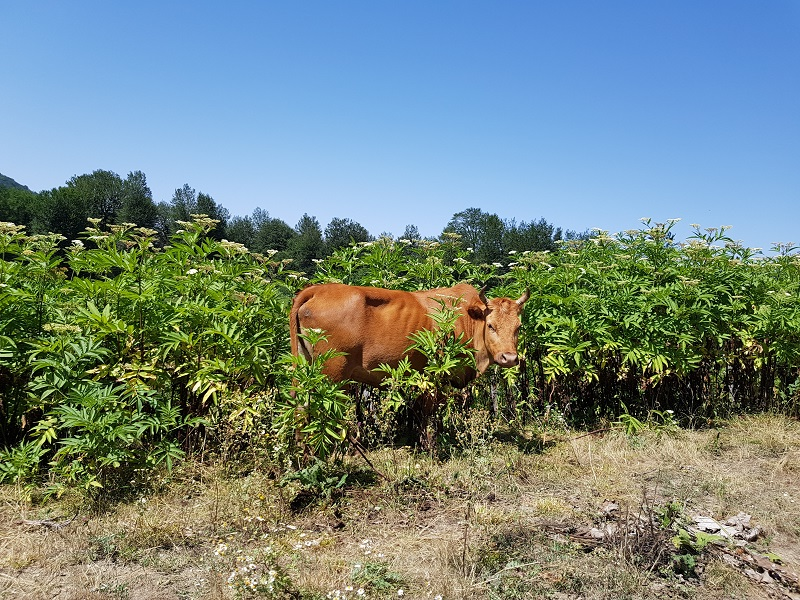
#> input picture 01-Basics/Images/input.jpg, 800 x 600 px, found by its file name
$ jupyter execute 09-Linear-Brightness-Contrast-Adjustment.ipynb
#> lines starting #> are read from the running program, lines starting #| are printed output that depends on the picture
## 1- Importing Libraries

[cell 1]
import cv2 as cv
import numpy as np
import matplotlib.pyplot as plt

## 2- Contrast Adjustment

[cell 2]
img = cv.imread("images/input.jpg")
#> img is the input picture: shape (600, 800, 3); mean B, G, R 128.9, 134.4, 116.5

new_img = np.zeros(img.shape, img.dtype)

alpha = float(input('* Enter the alpha value [0.1-3.0]: '))
#> the answer given: 1
beta = int(input('* Enter the beta value [0-100]: '))
#> the answer given: 3

new_img = cv.convertScaleAbs(img, alpha=alpha, beta=beta)

plt.figure(figsize=[15,5])

plt.subplot(121)
plt.imshow(img[...,::-1])
plt.title("Original")

plt.subplot(122)
plt.imshow(new_img[...,::-1])
plt.title("Output")
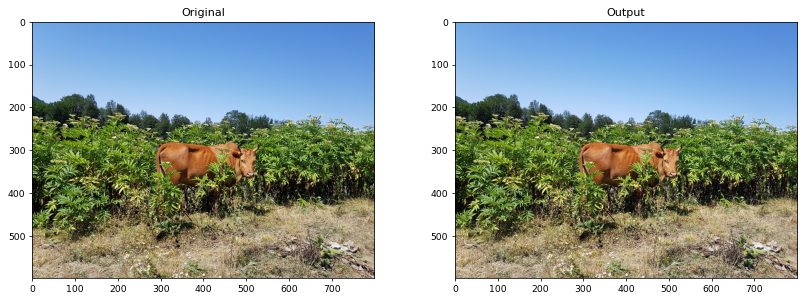
#> figure drawn by matplotlib, 2 panels

### not reconmended

[cell 3]
import cv2
import numpy as np
import matplotlib.pyplot as plt

image = cv2.imread("images/input.jpg")

new_img2 = np.zeros(image.shape, image.dtype)

alpha = float(input('* Enter the alpha value [0.1-3.0]: '))
#> the answer given: 1
beta = int(input('* Enter the beta value [0-100]: '))
#> the answer given: 3

# Do the operation new_image(i,j) = alpha*image(i,j) + beta
# Instead of these 'for' loops we could have used simply:
# new_image = cv.convertScaleAbs(image, alpha=alpha, beta=beta)
# but we wanted to show you how to access the pixels :)
for y in range(image.shape[0]):
    for x in range(image.shape[1]):
        for c in range(image.shape[2]):
            new_img2[y,x,c] = np.clip(alpha*image[y,x,c] + beta, 0, 255)


plt.figure(figsize=[15,5])
plt.subplot(121);plt.imshow(image[...,::-1]);plt.title("Original")
plt.subplot(122);plt.imshow(new_img2[...,::-1]);plt.title("Output")

## 3- Histogram Analysis

[cell 4]
gray_image =  cv.cvtColor(img, cv.COLOR_BGR2GRAY)
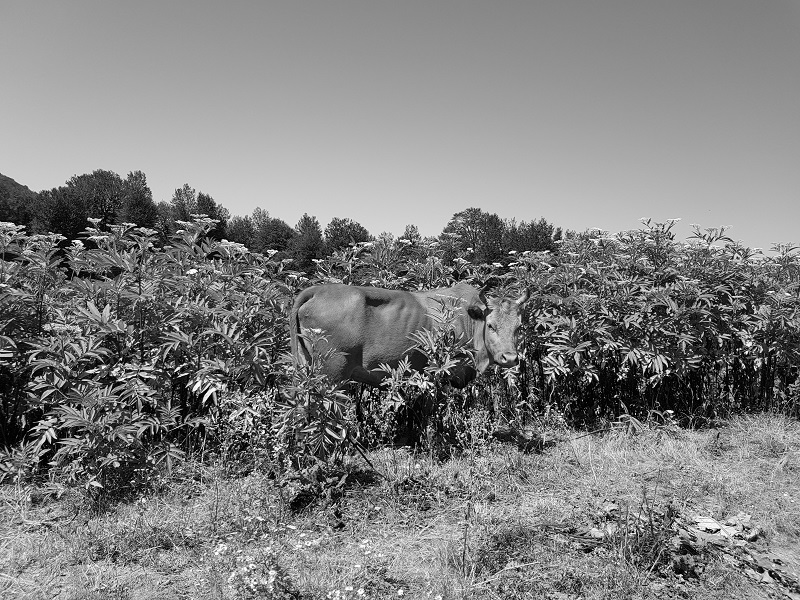
#> gray_image: shape (600, 800); min 0, max 255, mean 128.4
gray_new_image = cv.cvtColor(new_img, cv.COLOR_BGR2GRAY)
gray_new_image2 = cv.cvtColor(new_img2, cv.COLOR_BGR2GRAY)

[cell 5]
plt.figure(figsize=[15,5])

plt.subplot(131)
plt.hist(gray_image.ravel(), 256, [0,256])
plt.title("Original")

plt.subplot(132)
plt.hist(gray_image.ravel(), 256, [0,256])
plt.title("new_image")

plt.subplot(133)
plt.hist(gray_image.ravel(), 256, [0,256])
plt.title("new_image 2")
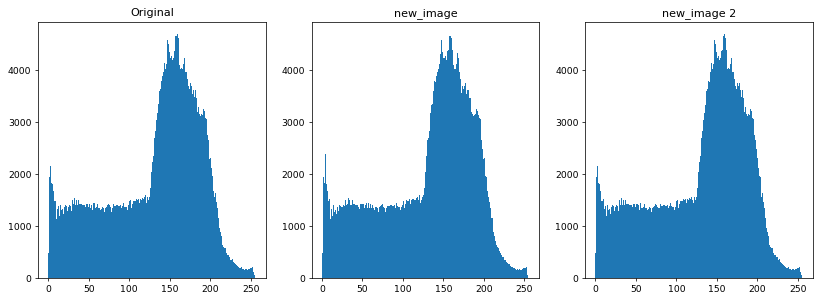
#> figure drawn by matplotlib, 3 panels; panel 1: tallest bar 4692 high, from x = 159 to 160; panel 2: tallest bar 4692 high, from x = 159 to 160; panel 3: tallest bar 4692 high, from x = 159 to 160

$ run again, with 01-Basics/Images/aa.jpg copied over 01-Basics/Images/input.jpg
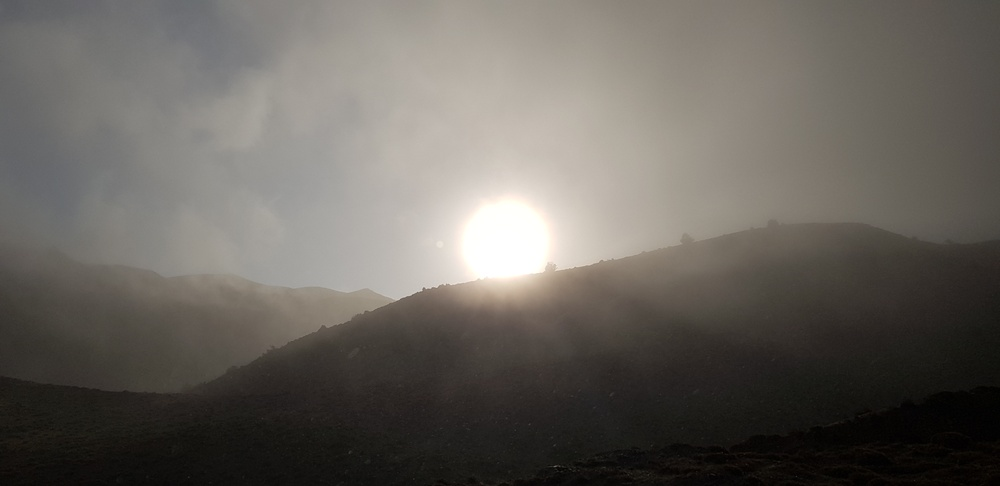
#> input picture 01-Basics/Images/aa.jpg, 1000 x 486 px, shrunk from 4032 x 1960 before the run, found by its file name
#> img is the input picture: shape (486, 1000, 3); mean B, G, R 93.5, 99.4, 103.6
#> `[cell 2] img = cv.imread("images/input.jpg")  new_img = np.zeros(img.s..`:
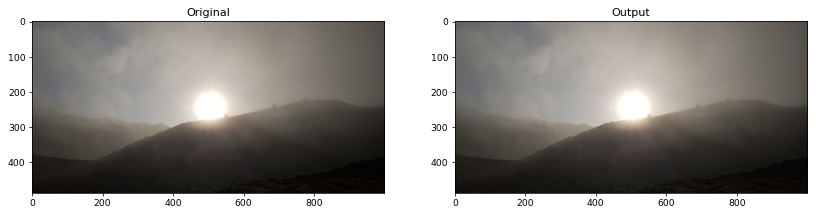
#> figure drawn by matplotlib, 2 panels
#> `[cell 5] plt.figure(figsize=[15,5])  plt.subplot(131) plt.hist(gray_im..`:
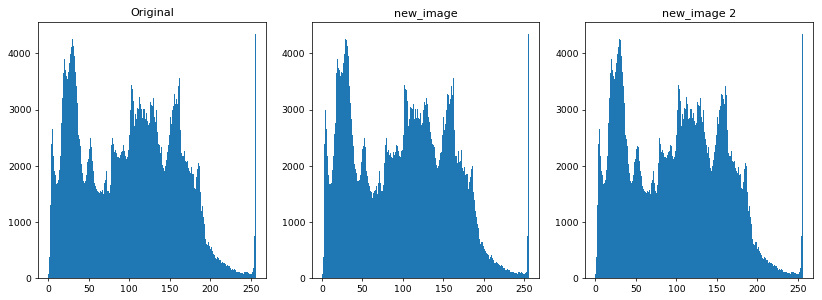
#> figure drawn by matplotlib, 3 panels; panel 1: tallest bar 4345 high, from x = 255 to 256; panel 2: tallest bar 4345 high, from x = 255 to 256; panel 3: tallest bar 4345 high, from x = 255 to 256

$ run again, with 01-Basics/Images/asalooye.jpg copied over 01-Basics/Images/input.jpg
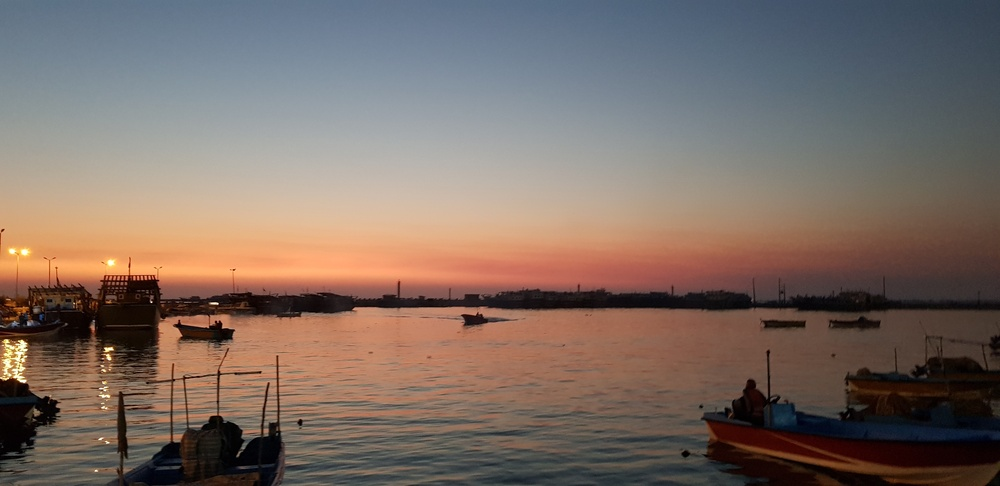
#> input picture 01-Basics/Images/asalooye.jpg, 1000 x 486 px, shrunk from 4032 x 1960 before the run, found by its file name
#> img is the input picture: shape (486, 1000, 3); mean B, G, R 100.4, 108.2, 123.7
#> `gray_image =  cv.cvtColor(img, cv.COLOR_BGR2GRAY)`:
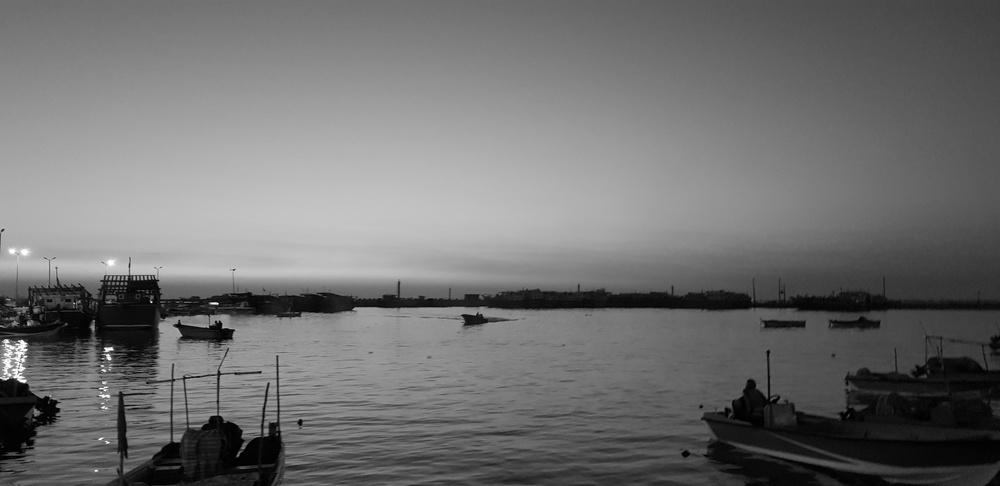
#> gray_image: shape (486, 1000); min 0, max 254, mean 111.9
#> `[cell 5] plt.figure(figsize=[15,5])  plt.subplot(131) plt.hist(gray_im..`:
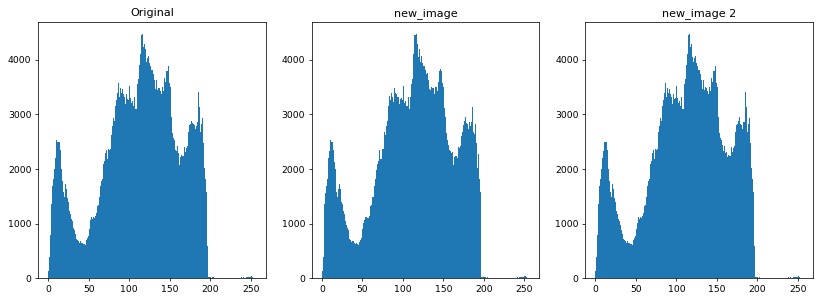
#> figure drawn by matplotlib, 3 panels; panel 1: tallest bar 4470 high, from x = 116 to 117; panel 2: tallest bar 4470 high, from x = 116 to 117; panel 3: tallest bar 4470 high, from x = 116 to 117
